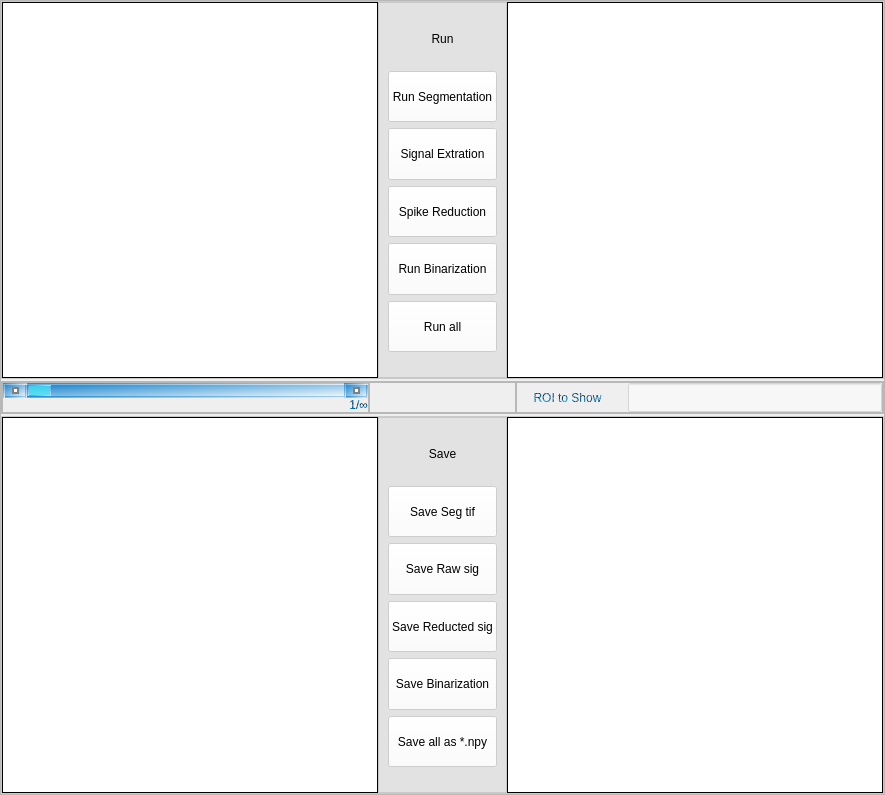
               <widget class="QFrame" name="frame_23">
                <property name="sizePolicy">
                 <sizepolicy hsizetype="Expanding" vsizetype="Preferred">
                  <horstretch>132</horstretch>
                  <verstretch>0</verstretch>
                 </sizepolicy>
                </property>
                <property name="frameShape">
                 <enum>QFrame::StyledPanel</enum>
                </property>
                <property name="frameShadow">
                 <enum>QFrame::Raised</enum>
                </property>
                <layout class="QVBoxLayout" name="verticalLayout_5">
                 <property name="spacing">
                  <number>2</number>
                 </property>
                 <property name="leftMargin">
                  <number>0</number>
                 </property>
                 <property name="topMargin">
                  <number>0</number>
                 </property>
                 <property name="rightMargin">
                  <number>0</number>
                 </property>
                 <property name="bottomMargin">
                  <number>0</number>
                 </property>
                 <item>
                  <widget class="QFrame" name="frame_30">
                   <property name="sizePolicy">
                    <sizepolicy hsizetype="Preferred" vsizetype="Expanding">
                     <horstretch>0</horstretch>
                     <verstretch>16</verstretch>
                    </sizepolicy>
                   </property>
                   <property name="styleSheet">
                    <string notr="true">background-color:rgba(220, 220, 220, 120);</string>
                   </property>
                   <property name="frameShape">
                    <enum>QFrame::StyledPanel</enum>
                   </property>
                   <property name="frameShadow">
                    <enum>QFrame::Raised</enum>
                   </property>
                   <layout class="QHBoxLayout" name="horizontalLayout_5">
                    <property name="spacing">
                     <number>0</number>
                    </property>
                    <property name="leftMargin">
                     <number>0</number>
                    </property>
                    <property name="topMargin">
                     <number>0</number>
                    </property>
                    <property name="rightMargin">
                     <number>0</number>
                    </property>
                    <property name="bottomMargin">
                     <number>0</number>
                    </property>
                    <item>
                     <widget class="QLabel" name="label_16">
                      <property name="sizePolicy">
                       <sizepolicy hsizetype="Ignored" vsizetype="Ignored">
                        <horstretch>5</horstretch>
                        <verstretch>0</verstretch>
                       </sizepolicy>
                      </property>
                      <property name="minimumSize">
                       <size>
                        <width>376</width>
                        <height>376</height>
                       </size>
                      </property>
                      <property name="maximumSize">
                       <size>
                        <width>600</width>
                        <height>600</height>
                       </size>
                      </property>
                      <property name="styleSheet">
                       <string notr="true">background-color: white;
border: 1px solid black;</string>
                      </property>
                      <property name="text">
                       <string/>
                      </property>
                     </widget>
                    </item>
                    <item>
                     <widget class="QFrame" name="frame_33">
                      <property name="sizePolicy">
                       <sizepolicy hsizetype="Expanding" vsizetype="Preferred">
                        <horstretch>2</horstretch>
                        <verstretch>0</verstretch>
                       </sizepolicy>
                      </property>
                      <property name="maximumSize">
                       <size>
                        <width>800</width>
                        <height>16777215</height>
                       </size>
                      </property>
                      <property name="frameShape">
                       <enum>QFrame::StyledPanel</enum>
                      </property>
                      <property name="frameShadow">
                       <enum>QFrame::Raised</enum>
                      </property>
                      <layout class="QVBoxLayout" name="verticalLayout_7">
                       <property name="topMargin">
                        <number>10</number>
                       </property>
                       <property name="bottomMargin">
                        <number>25</number>
                       </property>
                       <item>
                        <widget class="QLabel" name="label_24">
                         <property name="sizePolicy">
                          <sizepolicy hsizetype="Preferred" vsizetype="Expanding">
                           <horstretch>0</horstretch>
                           <verstretch>1</verstretch>
                          </sizepolicy>
                         </property>
                         <property name="styleSheet">
                          <string notr="true">font: 75 12pt &quot;Adobe Gothic Std B&quot;;
background:transparent</string>
                         </property>
                         <property name="text">
                          <string>Run</string>
                         </property>
                         <property name="alignment">
                          <set>Qt::AlignCenter</set>
                         </property>
                        </widget>
                       </item>
                       <item>
                        <widget class="QPushButton" name="pushButton_7">
                         <property name="sizePolicy">
                          <sizepolicy hsizetype="Minimum" vsizetype="Expanding">
                           <horstretch>0</horstretch>
                           <verstretch>1</verstretch>
                          </sizepolicy>
                         </property>
                         <property name="styleSheet">
                          <string notr="true">QPushButton{
background-color:rgba(255,255,255,150);
font: 9pt &quot;微软雅黑&quot;;
}
QPushButton:hover
{
margin:1px;
}</string>
                         </property>
                         <property name="text">
                          <string>Run Segmentation</string>
                         </property>
                        </widget>
                       </item>
                       <item>
                        <widget class="QPushButton" name="pushButton_10">
                         <property name="sizePolicy">
                          <sizepolicy hsizetype="Minimum" vsizetype="Expanding">
                           <horstretch>0</horstretch>
                           <verstretch>1</verstretch>
                          </sizepolicy>
                         </property>
                         <property name="styleSheet">
                          <string notr="true">QPushButton{   
    background-color:rgba(255,255,255,150);
    font 9pt &quot;微软雅黑&quot;；
}

QPushButton:hover
{
margin:1px;
}</string>
                         </property>
                         <property name="text">
                          <string>Signal Extration</string>
                         </property>
                        </widget>
                       </item>
                       <item>
                        <widget class="QPushButton" name="pushButton_8">
                         <property name="sizePolicy">
                          <sizepolicy hsizetype="Minimum" vsizetype="Expanding">
                           <horstretch>0</horstretch>
                           <verstretch>1</verstretch>
                          </sizepolicy>
                         </property>
                         <property name="styleSheet">
                          <string notr="true">QPushButton{   
    background-color:rgba(255,255,255,150);
    font 9pt &quot;微软雅黑&quot;；
}

QPushButton:hover
{
margin:1px;
}</string>
                         </property>
                         <property name="text">
                          <string>Spike Reduction</string>
                         </property>
                        </widget>
                       </item>
                       <item>
                        <widget class="QPushButton" name="pushButton_9">
                         <property name="sizePolicy">
                          <sizepolicy hsizetype="Minimum" vsizetype="Expanding">
                           <horstretch>0</horstretch>
                           <verstretch>1</verstretch>
                          </sizepolicy>
                         </property>
                         <property name="styleSheet">
                          <string notr="true">QPushButton{   
    background-color:rgba(255,255,255,150);
    font 9pt &quot;微软雅黑&quot;；
}

QPushButton:hover
{
margin:1px;
}</string>
                         </property>
                         <property name="text">
                          <string>Run Binarization</string>
                         </property>
                        </widget>
                       </item>
                       <item>
                        <widget class="QPushButton" name="pushButton_16">
                         <property name="sizePolicy">
                          <sizepolicy hsizetype="Minimum" vsizetype="Expanding">
                           <horstretch>0</horstretch>
                           <verstretch>1</verstretch>
                          </sizepolicy>
                         </property>
                         <property name="styleSheet">
                          <string notr="true">QPushButton{   
    background-color:rgba(255,255,255,150);
    font 9pt &quot;微软雅黑&quot;；
}

QPushButton:hover
{
margin:1px;
}</string>
                         </property>
                         <property name="text">
                          <string>Run all</string>
                         </property>
                        </widget>
                       </item>
                      </layout>
                     </widget>
                    </item>
                    <item>
                     <widget class="QLabel" name="label_17">
                      <property name="sizePolicy">
                       <sizepolicy hsizetype="Ignored" vsizetype="Ignored">
                        <horstretch>5</horstretch>
                        <verstretch>0</verstretch>
                       </sizepolicy>
                      </property>
                      <property name="minimumSize">
                       <size>
                        <width>376</width>
                        <height>376</height>
                       </size>
                      </property>
                      <property name="maximumSize">
                       <size>
                        <width>600</width>
                        <height>600</height>
                       </size>
                      </property>
                      <property name="styleSheet">
                       <string notr="true">background-color: white;
border: 1px solid black;</string>
                      </property>
                      <property name="text">
                       <string/>
                      </property>
                     </widget>
                    </item>
                   </layout>
                  </widget>
                 </item>
                 <item>
                  <widget class="QFrame" name="frame_31">
                   <property name="sizePolicy">
                    <sizepolicy hsizetype="Preferred" vsizetype="Expanding">
                     <horstretch>0</horstretch>
                     <verstretch>2</verstretch>
                    </sizepolicy>
                   </property>
                   <property name="frameShape">
                    <enum>QFrame::StyledPanel</enum>
                   </property>
                   <property name="frameShadow">
                    <enum>QFrame::Raised</enum>
                   </property>
                   <layout class="QHBoxLayout" name="horizontalLayout_9">
                    <property name="spacing">
                     <number>0</number>
                    </property>
                    <property name="leftMargin">
                     <number>0</number>
                    </property>
                    <property name="topMargin">
                     <number>0</number>
                    </property>
                    <property name="rightMargin">
                     <number>0</number>
                    </property>
                    <property name="bottomMargin">
                     <number>0</number>
                    </property>
                    <item>
                     <widget class="QFrame" name="frame_35">
                      <property name="sizePolicy">
                       <sizepolicy hsizetype="Expanding" vsizetype="Preferred">
                        <horstretch>5</horstretch>
                        <verstretch>0</verstretch>
                       </sizepolicy>
                      </property>
                      <property name="maximumSize">
                       <size>
                        <width>600</width>
                        <height>16777215</height>
                       </size>
                      </property>
                      <property name="frameShape">
                       <enum>QFrame::StyledPanel</enum>
                      </property>
                      <property name="frameShadow">
                       <enum>QFrame::Raised</enum>
                      </property>
                      <layout class="QVBoxLayout" name="verticalLayout_6">
                       <property name="spacing">
                        <number>0</number>
                       </property>
                       <property name="leftMargin">
                        <number>0</number>
                       </property>
                       <property name="topMargin">
                        <number>0</number>
                       </property>
                       <property name="rightMargin">
                        <number>0</number>
                       </property>
                       <property name="bottomMargin">
                        <number>0</number>
                       </property>
                       <item>
                        <widget class="QScrollBar" name="horizontalScrollBar_3">
                         <property name="styleSheet">
                          <string notr="true">QScrollBar:horizontal {
    border: 2px solid qlineargradient(spread:pad, x1:0, y1:0, x2:1, y2:1, stop:0 rgba(8, 123, 202, 255), stop:1 rgba(255, 255, 255, 255));
    background: qlineargradient(spread:pad, x1:0, y1:0, x2:1, y2:1, stop:0 rgba(8, 123, 202, 255), stop:1 rgba(255, 255, 255, 255));
    height: 15px;
    margin: 0px 20px 0 20px;
}
QScrollBar::handle:horizontal {
    background:rgba(79, 253, 255, 150);
    min-width: 20px;
    margin-left:3px;
    margin-right:3px;
    border:0.5px solid;
    border-color: qlineargradient(spread:pad, x1:0, y1:0, x2:1, y2:1, stop:0 rgba(8, 123, 202, 255), stop:1 rgba(255, 255, 255, 255));
}
QScrollBar::add-line:horizontal {
    border: 2px solid qlineargradient(spread:pad, x1:0, y1:0, x2:1, y2:1, stop:0 rgba(8, 123, 202, 255), stop:1 rgba(255, 255, 255, 255));;
    background:qlineargradient(spread:pad, x1:0, y1:0, x2:1, y2:1, stop:0 rgba(8, 123, 202, 255), stop:1 rgba(255, 255, 255, 255));
	
    width: 20px;
    subcontrol-position: right;
    subcontrol-origin: margin;
}

QScrollBar::sub-line:horizontal {
    border: 2px solid qlineargradient(spread:pad, x1:0, y1:0, x2:1, y2:1, stop:0 rgba(8, 123, 202, 255), stop:1 rgba(255, 255, 255, 255));;
    background: qlineargradient(spread:pad, x1:0, y1:0, x2:1, y2:1, stop:0 rgba(8, 123, 202, 255), stop:1 rgba(255, 255, 255, 255));
    width: 20px;
    subcontrol-position: left;
    subcontrol-origin: margin;
}
QScrollBar:left-arrow:horizontal, QScrollBar::right-arrow:horizontal {
    border: 2px solid grey;
    width: 3px;
    height: 3px;
    background: white;
}

QScrollBar::add-page:horizontal, QScrollBar::sub-page:horizontal {
    background: none;
}</string>
                         </property>
                         <property name="minimum">
                          <number>1</number>
                         </property>
                         <property name="orientation">
                          <enum>Qt::Horizontal</enum>
                         </property>
                        </widget>
                       </item>
                       <item>
                        <widget class="QLabel" name="label_20">
                         <property name="styleSheet">
                          <string notr="true">font: 15pt &quot;微软雅黑&quot;;
color:qradialgradient(spread:repeat, cx:0.5, cy:0.5, radius:0.077, fx:0.5, fy:0.5, stop:0 rgba(0, 139, 233, 255), stop:0.497326 rgba(0, 0, 0, 255) stop:1 rgba(0, 139, 233, 255));
</string>
                         </property>
                         <property name="text">
                          <string>1/∞</string>
                         </property>
                         <property name="alignment">
                          <set>Qt::AlignRight|Qt::AlignTrailing|Qt::AlignVCenter</set>
                         </property>
                        </widget>
                       </item>
                      </layout>
                     </widget>
                    </item>
                    <item>
                     <widget class="QFrame" name="frame_36">
                      <property name="sizePolicy">
                       <sizepolicy hsizetype="Expanding" vsizetype="Preferred">
                        <horstretch>2</horstretch>
                        <verstretch>0</verstretch>
                       </sizepolicy>
                      </property>
                      <property name="maximumSize">
                       <size>
                        <width>800</width>
                        <height>16777215</height>
                       </size>
                      </property>
                      <property name="frameShape">
                       <enum>QFrame::StyledPanel</enum>
                      </property>
                      <property name="frameShadow">
                       <enum>QFrame::Raised</enum>
                      </property>
                     </widget>
                    </item>
                    <item>
                     <widget class="QFrame" name="frame_37">
                      <property name="sizePolicy">
                       <sizepolicy hsizetype="Expanding" vsizetype="Preferred">
                        <horstretch>5</horstretch>
                        <verstretch>0</verstretch>
                       </sizepolicy>
                      </property>
                      <property name="maximumSize">
                       <size>
                        <width>600</width>
                        <height>16777215</height>
                       </size>
                      </property>
                      <property name="frameShape">
                       <enum>QFrame::StyledPanel</enum>
                      </property>
                      <property name="frameShadow">
                       <enum>QFrame::Raised</enum>
                      </property>
                      <layout class="QHBoxLayout" name="horizontalLayout_10">
                       <property name="spacing">
                        <number>10</number>
                       </property>
                       <property name="leftMargin">
                        <number>0</number>
                       </property>
                       <property name="topMargin">
                        <number>0</number>
                       </property>
                       <property name="rightMargin">
                        <number>0</number>
                       </property>
                       <property name="bottomMargin">
                        <number>0</number>
                       </property>
                       <item>
                        <widget class="QLabel" name="label_23">
                         <property name="sizePolicy">
                          <sizepolicy hsizetype="Expanding" vsizetype="Preferred">
                           <horstretch>2</horstretch>
                           <verstretch>0</verstretch>
                          </sizepolicy>
                         </property>
                         <property name="styleSheet">
                          <string notr="true">font: bold 12pt &quot;微软雅黑&quot;;
color:qradialgradient(spread:repeat, cx:0.5, cy:0.5, radius:0.077, fx:0.5, fy:0.5, stop:0 rgba(0, 149, 255, 220), stop:0.497326 rgba(0, 0, 0, 220) stop:1 rgba(0, 169, 255, 220));
</string>
                         </property>
                         <property name="text">
                          <string>ROI to Show</string>
                         </property>
                         <property name="alignment">
                          <set>Qt::AlignCenter</set>
                         </property>
                        </widget>
                       </item>
                       <item>
                        <widget class="QLineEdit" name="lineEdit_8">
                         <property name="sizePolicy">
                          <sizepolicy hsizetype="Expanding" vsizetype="Expanding">
                           <horstretch>5</horstretch>
                           <verstretch>0</verstretch>
                          </sizepolicy>
                         </property>
                         <property name="styleSheet">
                          <string notr="true">background-color:rgba(255, 255, 255, 120);
font: 10pt &quot;微软雅黑&quot;;</string>
                         </property>
                         <property name="text">
                          <string/>
                         </property>
                        </widget>
                       </item>
                      </layout>
                     </widget>
                    </item>
                   </layout>
                  </widget>
                 </item>
                 <item>
                  <widget class="QFrame" name="frame_32">
                   <property name="sizePolicy">
                    <sizepolicy hsizetype="Preferred" vsizetype="Expanding">
                     <horstretch>0</horstretch>
                     <verstretch>16</verstretch>
                    </sizepolicy>
                   </property>
                   <property name="styleSheet">
                    <string notr="true">background-color:rgba(220, 220, 220, 120);</string>
                   </property>
                   <property name="frameShape">
                    <enum>QFrame::StyledPanel</enum>
                   </property>
                   <property name="frameShadow">
                    <enum>QFrame::Raised</enum>
                   </property>
                   <layout class="QHBoxLayout" name="horizontalLayout_8">
                    <property name="spacing">
                     <number>0</number>
                    </property>
                    <property name="leftMargin">
                     <number>0</number>
                    </property>
                    <property name="topMargin">
                     <number>0</number>
                    </property>
                    <property name="rightMargin">
                     <number>0</number>
                    </property>
                    <property name="bottomMargin">
                     <number>0</number>
                    </property>
                    <item>
                     <widget class="QLabel" name="label_19">
                      <property name="sizePolicy">
                       <sizepolicy hsizetype="Ignored" vsizetype="Ignored">
                        <horstretch>5</horstretch>
                        <verstretch>0</verstretch>
                       </sizepolicy>
                      </property>
                      <property name="minimumSize">
                       <size>
                        <width>376</width>
                        <height>376</height>
                       </size>
                      </property>
                      <property name="maximumSize">
                       <size>
                        <width>600</width>
                        <height>600</height>
                       </size>
                      </property>
                      <property name="styleSheet">
                       <string notr="true">background-color: white;
border: 1px solid black;</string>
                      </property>
                      <property name="text">
                       <string/>
                      </property>
                     </widget>
                    </item>
                    <item>
                     <widget class="QFrame" name="frame_34">
                      <property name="sizePolicy">
                       <sizepolicy hsizetype="Expanding" vsizetype="Preferred">
                        <horstretch>2</horstretch>
                        <verstretch>0</verstretch>
                       </sizepolicy>
                      </property>
                      <property name="maximumSize">
                       <size>
                        <width>800</width>
                        <height>16777215</height>
                       </size>
                      </property>
                      <property name="frameShape">
                       <enum>QFrame::StyledPanel</enum>
                      </property>
                      <property name="frameShadow">
                       <enum>QFrame::Raised</enum>
                      </property>
                      <layout class="QVBoxLayout" name="verticalLayout_8">
                       <property name="topMargin">
                        <number>10</number>
                       </property>
                       <property name="bottomMargin">
                        <number>25</number>
                       </property>
                       <item>
                        <widget class="QLabel" name="label_25">
                         <property name="sizePolicy">
                          <sizepolicy hsizetype="Preferred" vsizetype="Expanding">
                           <horstretch>0</horstretch>
                           <verstretch>1</verstretch>
                          </sizepolicy>
                         </property>
                         <property name="styleSheet">
                          <string notr="true">font: 75 12pt &quot;Adobe Gothic Std B&quot;;
background:transparent</string>
                         </property>
                         <property name="text">
                          <string>Save</string>
                         </property>
                         <property name="alignment">
                          <set>Qt::AlignCenter</set>
                         </property>
                        </widget>
                       </item>
                       <item>
                        <widget class="QPushButton" name="pushButton_11">
                         <property name="sizePolicy">
                          <sizepolicy hsizetype="Minimum" vsizetype="Expanding">
                           <horstretch>0</horstretch>
                           <verstretch>1</verstretch>
                          </sizepolicy>
                         </property>
                         <property name="styleSheet">
                          <string notr="true">QPushButton{   
    background-color:rgba(255,255,255,150);
    font 9pt &quot;微软雅黑&quot;；
}

QPushButton:hover
{
margin:1px;
}</string>
                         </property>
                         <property name="text">
                          <string>Save Seg tif</string>
                         </property>
                        </widget>
                       </item>
                       <item>
                        <widget class="QPushButton" name="pushButton_12">
                         <property name="sizePolicy">
                          <sizepolicy hsizetype="Minimum" vsizetype="Expanding">
                           <horstretch>0</horstretch>
                           <verstretch>1</verstretch>
                          </sizepolicy>
                         </property>
                         <property name="styleSheet">
                          <string notr="true">QPushButton{   
    background-color:rgba(255,255,255,150);
    font 9pt &quot;微软雅黑&quot;；
}

QPushButton:hover
{
margin:1px;
}</string>
                         </property>
                         <property name="text">
                          <string>Save Raw sig</string>
                         </property>
                        </widget>
                       </item>
                       <item>
                        <widget class="QPushButton" name="pushButton_13">
                         <property name="sizePolicy">
                          <sizepolicy hsizetype="Minimum" vsizetype="Expanding">
                           <horstretch>0</horstretch>
                           <verstretch>1</verstretch>
                          </sizepolicy>
                         </property>
                         <property name="styleSheet">
                          <string notr="true">QPushButton{   
    background-color:rgba(255,255,255,150);
    font 9pt &quot;微软雅黑&quot;；
}

QPushButton:hover
{
margin:1px;
}</string>
                         </property>
                         <property name="text">
                          <string>Save Reducted sig</string>
                         </property>
                        </widget>
                       </item>
                       <item>
                        <widget class="QPushButton" name="pushButton_14">
                         <property name="sizePolicy">
                          <sizepolicy hsizetype="Minimum" vsizetype="Expanding">
                           <horstretch>0</horstretch>
                           <verstretch>1</verstretch>
                          </sizepolicy>
                         </property>
                         <property name="styleSheet">
                          <string notr="true">QPushButton{   
    background-color:rgba(255,255,255,150);
    font 9pt &quot;微软雅黑&quot;；
}

QPushButton:hover
{
margin:1px;
}</string>
                         </property>
                         <property name="text">
                          <string>Save Binarization</string>
                         </property>
                        </widget>
                       </item>
                       <item>
                        <widget class="QPushButton" name="pushButton_15">
                         <property name="sizePolicy">
                          <sizepolicy hsizetype="Minimum" vsizetype="Expanding">
                           <horstretch>0</horstretch>
                           <verstretch>1</verstretch>
                          </sizepolicy>
                         </property>
                         <property name="styleSheet">
                          <string notr="true">QPushButton{   
    background-color:rgba(255,255,255,150);
    font 9pt &quot;微软雅黑&quot;；
}

QPushButton:hover
{
margin:1px;
}</string>
                         </property>
                         <property name="text">
                          <string>Save all as *.npy</string>
                         </property>
                        </widget>
                       </item>
                      </layout>
                     </widget>
                    </item>
                    <item>
                     <widget class="QLabel" name="label_18">
                      <property name="sizePolicy">
                       <sizepolicy hsizetype="Ignored" vsizetype="Ignored">
                        <horstretch>5</horstretch>
                        <verstretch>0</verstretch>
                       </sizepolicy>
                      </property>
                      <property name="minimumSize">
                       <size>
                        <width>376</width>
                        <height>376</height>
                       </size>
                      </property>
                      <property name="maximumSize">
                       <size>
                        <width>600</width>
                        <height>600</height>
                       </size>
                      </property>
                      <property name="styleSheet">
                       <string notr="true">background-color: white;
border: 1px solid black;</string>
                      </property>
                      <property name="text">
                       <string/>
                      </property>
                     </widget>
                    </item>
                   </layout>
                  </widget>
                 </item>
                </layout>
               </widget>
